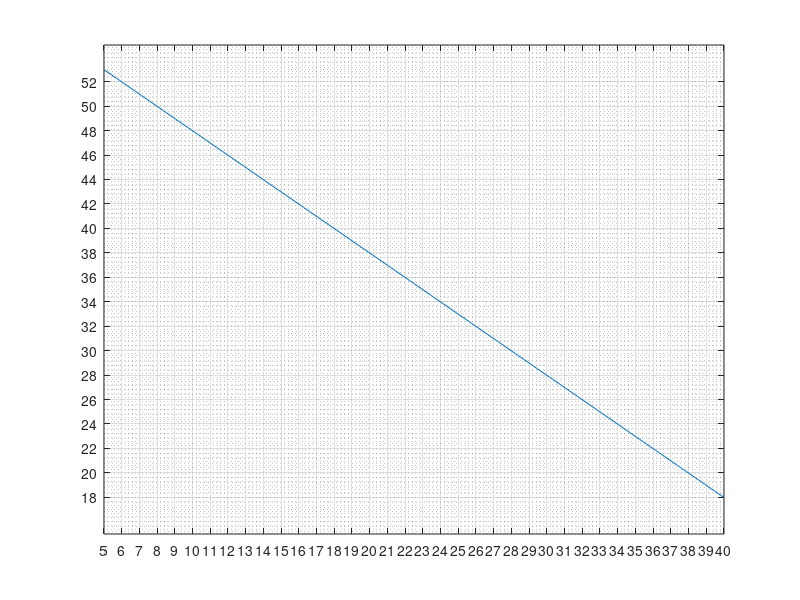

The MATLAB source for this figure: (Note: this script raises an error after producing the figure.)
% CAM Design Assistant
% Dwell - Rise - Dwell - Return CAM
% 2022-12-07

%%
clc; close all; clear;
%============================================
% INPUT 入力
%============================================
% All values in degree
% eventAngle = [rise start - rise end - return start- return end]
eventAngle = [30 70 190 230]; % degree at which the rise/return starts/ends
h = 15; % stroke in mm
RPM = 200; % motor velocity in rounds per minutes
maxPressureAngle_deg = 30; % in degree

m = 2; % follower mass in kg

sampleRate = 5; % for showing roller on pitch curve with distance in degree
step = .5; % for caculation, the smaller the more accurate, sampling rate in degree

%============================================
% PRELIMINARY CALCULATION
%============================================

maxPressureAngle = deg2rad(maxPressureAngle_deg);
bRise = eventAngle(2) - eventAngle(1) ; %rise period
bReturn = eventAngle(4) - eventAngle(3) ; %return period

% point in time with acceleration change
% points of events = [1-rise, 2-rise +1/8, 3-rise +7/8, 4-rise end, 5-return, 6-return +1/8, 7-return +7/8, 8-return end]
point = [eventAngle(1) eventAngle(1)+bRise/8 eventAngle(1)+7*bRise/8 eventAngle(2) eventAngle(3) eventAngle(3)+bReturn/8 eventAngle(3)+7*bReturn/8 eventAngle(4)];

%============================================
% CHOOSING BASE RADIUS AND ROLLER RADIUS
%============================================
Cv = 1.7596; % Modified sinusoidal
if h >= 0
    B = deg2rad(bRise);
elseif h < 0
    B = deg2rad(bReturn);
end

list_rRoller = linspace(5,40,200); % roller radius in mm
primeRadius = Cv*abs(h)/B/tan(maxPressureAngle)-abs(h)/2;
list_rBase = primeRadius - list_rRoller;
list_rBase = list_rBase .* (list_rBase>0);

% figure('Name','カムベース円の半径　ｖｓ　ローラー半径');
figure;
plot(list_rRoller,list_rBase);

tempMin = min(list_rRoller);
tempMax = max(list_rRoller);
xScaleDiv = tempMin:1:tempMax;
xticks(xScaleDiv);

tempMin = min(list_rBase);
tempMax = max(list_rBase);
yScaleDiv = round(min(list_rBase)):round((max(list_rBase)-min(list_rBase))/20):max(list_rBase);
yticks(yScaleDiv);

grid on
grid minor

xlabel({'ローラー半径(mm)'},'FontWeight','light','Color','b');
ylabel({'カムベース円の半径(mm)'},'FontWeight','light','Color','b');

temp = strcat('最大圧角  ', num2str(maxPressureAngle_deg),'^o');
temp = {'ローラー半径 vs カムベース円の半径';temp};
title(temp,'Color','b','FontSize',15,'FontWeight','light');


% Ask for user input (user can use the previous figure as reference)
rRollerInputMessage =  (['Please refer Figure 1 and input roller radius: ', ...
    '\n図1を参考して, ローラー半径(mm) を入力してください: \n']);
rBaseInputMessage = (['Please refer Figure 1 and input cam base radius: ', ...
    '\n図1を参考して, カムベース円の半径(mm) を入力してください: \n']);

rRoller = input(rRollerInputMessage);
rBase = input(rBaseInputMessage);

rPrime = rBase + rRoller; %mm - Pitch circle prime radius

theta = 0:step:360;
T = 60/RPM; % period of moving 360 degree, in second
time = linspace(0,T,length(theta));
timeStep = T/size(time,2); % convert step in degree to step in time

%% 
%============================================
% DISPLACEMENT
%============================================

% Rise
temp = theta(theta<point(1));
sDwe1 = zeros(size(temp));
tempTheta = theta(theta >= point(1) & theta < point(2))-point(1);
sRise1 = h/(4+pi)*(pi*tempTheta/bRise - 1/4*sin(4*pi*tempTheta/bRise));
tempTheta = theta(theta >= point(2) & theta < point(3))-point(1);
sRise2 = h/(4+pi)*(2+pi*tempTheta/bRise-9/4*sin(pi/3+4*pi/3*tempTheta/bRise));
tempTheta = theta(theta >= point(3) & theta <= point(4))-point(1);
sRise3 = h/(4+pi)*(4+ pi*tempTheta/bRise - 1/4*sin(4*pi*tempTheta/bRise));

% Dwell
temp = theta(theta > point(4) & theta < point(5));
sDwe2 = zeros(size(temp)) + h;

% Return
tempTheta = theta(theta >= point(5) & theta < point(6))-point(5);
sReturn1 = h/(4+pi)*(4 + pi - pi*tempTheta/bReturn + 1/4*sin(4*pi*tempTheta/bReturn));
tempTheta = theta(theta >= point(6) & theta < point(7))-point(5);
sReturn2 = h/(4+pi)*(2+ pi - pi*tempTheta/bReturn  + 9/4*sin(pi/3+4*pi/3*tempTheta/bReturn));
tempTheta = theta(theta >= point(7) & theta <= point(8))-point(5);
sReturn3 = h/(4+pi)*(pi - pi*tempTheta/bReturn + 1/4*sin(4*pi*tempTheta/bReturn));

% Dwell
temp = theta(theta > point(8) & theta <= 360);
sDwe3 = zeros(size(temp));

% Entire trajectory
s = [sDwe1 sRise1 sRise2 sRise3 sDwe2 sReturn1 sReturn2 sReturn3 sDwe3] + rPrime;

% Plot position vs angle in cartesian coordinate
figure;
subplot(3,1,1);
plot(time,s);
grid on;
grid minor;
xlim([0 T]);
xlabel({'t(s)'},'FontSize',15,'FontWeight','light','Color','b');
ylim([rPrime-2*abs(h)+h/2 rPrime+2*abs(h)+h/2]);
ylabel({'位置','mm'},'FontSize',15,'FontWeight','light','Color','b');
% legend("位置 s");
[tit,] = title({'';'S V A Diagram'},{['モーター回転速度 ',num2str(RPM),'rpm   ','T = ', num2str(T),'s'];''},...
    'Color','blue');
tit.FontSize = 15;

%============================================
% VELOCITY
%============================================
% velocity with respect to time
vv = diff(s)/timeStep;
vv = [vv s(1)-s(length(s))]; %add the last element to make the length of vv and theta equal
subplot(3,1,2);
plot(time,vv);
grid on;
grid minor;
xlim([0 T]);
xlabel({'t(s)'},'FontSize',15,'FontWeight','light','Color','b');
ylabel({'速度','mm/s'},'FontSize',15,'FontWeight','light','Color','b');
%title({'';'速度　vs　時間';''},'Color','b','FontSize',15,'FontWeight','light');
tempV = strcat('最大速度 ',num2str(max(vv)),' mm/s');
title(tempV ,'Color','b','FontSize',15,'FontWeight','light');

%============================================
% ACCELERATION
%============================================
% acceleration with respect to time
aa = diff(vv)/timeStep;
aa = [aa vv(1)-vv(length(vv))];
subplot(3,1,3);
plot(time,aa);
grid on; grid minor;

xlim([0 T]);
xlabel({'t(s)'},'FontSize',15,'FontWeight','light','Color','b');
ylabel({'加速','mm/s^2'},'FontSize',15,'FontWeight','light','Color','b');

%title({'';'加速　vs　時間';''},'Color','b','FontSize',15,'FontWeight','light');
tempA = strcat('最大加速  ', num2str(max(aa)),' mm/s^2');
title(tempA,'Color','b','FontSize',15,'FontWeight','light');

disp(tempV)
disp(tempA)

input(['\n','何かキーを押すと圧角を表示します。\n'])
% Wait for user response to proceed
%%
%============================================
% PRESSURE ANGLE 圧角
%============================================
% tan a = {ds/d(theta)}/(s + rb + rr) %theta in degree

radianStep = deg2rad(step);
d_s = [diff(s) s(1)-s(length(s))];
v_theta = d_s/radianStep; % differentiate s with respect to theta in radian

pitch_radius = s + rRoller;
tanPressureAngle = v_theta./pitch_radius;

pressureAngle = rad2deg(atan(tanPressureAngle));

% figure('Name','圧角・位置 vs 回転角度');
figure;
yyaxis left
angleColor = 'b';
plot(theta, pressureAngle,'Color',angleColor);
ax = gca;
ax.YColor = angleColor;
grid on;
grid minor;
xlim([0 360]);
xlabel({'回転角度','degree'},'FontSize',15,'FontWeight','light','Color',angleColor);
ylabel({'圧角','degree'},'FontSize',15,'FontWeight','light','Color',angleColor);

yyaxis right
strokeColor = [0.6350 0.0780 0.1840];
plot(theta,s,'Color',strokeColor);
ax = gca;
ax.YColor = strokeColor;
grid on;
grid minor;
xlim([0 360]);
ylim([rPrime-2*abs(h)+h/2 rPrime+2*abs(h)+h/2]);
% xlabel({'角度','degree'},'FontSize',15,'FontWeight','light','Color','b');
ylabel({'位置','mm'},'FontSize',15,'FontWeight','light','Color',strokeColor);
hold on

tempP = strcat('最大圧角 ',num2str(max(pressureAngle)),'^o');
%  title(temp,'Color','b','FontSize',15,'FontWeight','light');

title({'';'圧角・位置　vs　回転角度'; tempP; ''},'Color','b','FontSize',15,'FontWeight','light');

disp(strcat('最大圧角: ',num2str(max(pressureAngle)),'度'));
input(['\n','何かキーを押すとカムのピッチ円を表示します。','\n'])
% Wait for user respond to proceed
%============================================
% RADIUS OF CURVATURE 曲率半径
%============================================
% p = {[(rb + s)^2 + (ds/dtheta)^2]^(3/2)}/[(rb + s)^2 + 2*(ds/dtheta)^2 - (rb+s)*d^2s/dtheta^2]

%%
%============================================
% POSITION IN POLAR COORDINATES
%============================================

pitchColor = [0.8500 0.3250 0.0980];
camColor = 'b'; % cam profile color
% Plot position in polar coordinate
% figure('Name','極座標のカム ピッチ カーブ');
figure;
theta2 = deg2rad(theta);
polarplot(theta2,s,'Color',pitchColor);
grid on;
[title1,] = title({'';'位置　vs　角度';''},'Color','b','FontSize',15,'FontWeight','light');

% Converting Polar to Cartesian Coordinate System
[x,y] = pol2cart(theta2,s);

input(['何かキーを押すとカムの輪郭を表示します。','\n'])
% Wait for user response to proceed
%%
%============================================
% CAM PROFILE 
%============================================
% Cam Machining process

% Draw roller around cam curve and on pitch curve, sample rate is defined in input region
figure('Name','カムの輪郭加工');
sampleRate = round(sampleRate*length(theta2)/360);
x_sample = transpose(x(1:sampleRate:length(x)));
y_sample = transpose(y(1:sampleRate:length(y)));

centers = [x_sample y_sample];
radii = rRoller*ones(length(y_sample),1);

plot(x,y,'Color',pitchColor);
hold on;
rollerColor = [0.4660 0.6740 0.1880];
p = viscircles([x_sample(1),y_sample(1)],rRoller,'LineWidth',1,'Color',rollerColor);
hold off; axis equal; grid on;

% Machining process
prompt = "Show machining process? 加工工程を表示しますか? y/n [n]: ";
txt = input(prompt,"s");
% Animate machining process if user input 'y'
% otherwise (input 'n' or just Enter), skip
if (txt == 'y')
    for k = 2:1:length(x_sample)
        p = viscircles([x_sample(k),y_sample(k)],rRoller,'LineWidth',1,'Color',rollerColor);
        drawnow
    end
end

% figure; % figure('Name','カムの輪郭');
viscircles(centers,radii,'LineWidth',1,'color',rollerColor);
axis equal; hold on; grid on; grid minor;
plot(x,y,'color','r');

% Plot cam profile
[camSurfX, camSurfY] = offsetIn(x,y,rRoller);
plot(camSurfX,camSurfY,'color','b')

% Export data for using in 3D CAD package
disp('CreoAutomation.exe がアクティブで、txt データが Creo 作業ディレクトリに保存されている場合、「gcam」を押して Enter を押すと、カムの 3D モデルが作成されます。');
prompt = "Export data (.txt)? データ (.txt) をエクスポートしますか? y/n [n] : ";
txt = input(prompt,"s");

% Animate machining process if user input 'y'
% otherwise (input 'n' or just Enter), skip
if (txt == 'y')
    x_cord = transpose(camSurfX);
    y_cord = transpose(camSurfY);
    z_cord = zeros(length(theta2),1);
    
    camProfile = [x_cord y_cord z_cord];
%     writematrix(camProfile,'camProfile.xlsx');
    writematrix(camProfile,'camProfile.txt','Delimiter','tab');
end


input(['何かキーを押すとモータートルクを表示します。','\n'])
% Wait for user response to proceed
%% 
%============================================
% MOTOR TORQUE 
%============================================
% suppose that the spring force generate an acceleration at least equal to
% that by motor, and friction coefficient is 0.7
parallelForce = m*(2*aa/1000 + 9.8*0.7); % in N
perpendicularForce = parallelForce.*tanPressureAngle;
L = s/1000.*perpendicularForce;
figure;
plot(theta,L);

%%
% ====================================
% ANIMATING CAM ROTATION
% ====================================

angleLineFactor = 4;
[angleEndPointX,angleEndPointY] = offsetIn(x,y,-angleLineFactor*rRoller);


% Cam motion simulation
prompt = "Show cam motion? カムの動きのシミュレーションを表示しますか? y/n [n]: ";
txt = input(prompt,"s");

% Animate machining process if user input 'y'
% otherwise (input 'n' or just Enter), skip
if (txt == 'y')
    
    figure('Name','カムの動きのシミュレーション');
    for loopNumber = 1:1
    
    hold on
    plot(0,0,'o','MarkerFaceColor','r');
    % Pitch Circle
    rotatedPitch = rotateCw([x;y],-pi/2);
    pl = plot(rotatedPitch(1,:),rotatedPitch(2,:),'color',pitchColor);
    axis equal;
    maxDim = rBase + abs(h) + 2*rRoller + 10;
    xlim([-maxDim maxDim]);
    ylim([-maxDim maxDim]);
    
    hold on;
    grid on;
    grid minor;
    pl.XDataSource = 'xx';
    pl.YDataSource = 'yy';
    
    
    % Cam Profile
    rotatedCam = rotateCw([camSurfX;camSurfY],-pi/2);
    pl2 = plot(rotatedCam(1,:),rotatedCam(2,:),'color',camColor);
    axis equal;
    maxDim = rBase + abs(h) + 2*rRoller + 10;
    xlim([-maxDim maxDim]);
    ylim([-maxDim maxDim]);
    
    hold on;
    pl2.XDataSource = 'xx2';
    pl2.YDataSource = 'yy2';
    
    % Roller
    
    index = linspace(0,2*pi,100);
    xC = rRoller*cos(index);
    yC = rRoller*sin(index) + s(1);
    pl3 = plot(xC,yC,'color',rollerColor);
    pl3.YDataSource = 'yC';
    
    rollerCenterY = s(1);
    pl4 = plot(0,rollerCenterY,'o','MarkerFaceColor',[0 0.4470 0.7410]); % Roller center
    pl4.YDataSource = 'rollerCenterY';
    
    maxDim = rBase + abs(h) + 2*rRoller + 10;
    xlim([-maxDim maxDim]);
    ylim([-maxDim maxDim]);
    hold on;
    
    % Pressure angle
    rollerCenterY_angle = s(1)+angleLineFactor*rRoller;
    angle1y = [rollerCenterY rollerCenterY_angle];
    pl5 = plot([0 0],angle1y,'MarkerFaceColor',[0 0.4470 0.7410]); 
    pl5.YDataSource = 'angle1y';
    hold on;
    
    rotatedAngleEnd = rotateCw([angleEndPointX(1);angleEndPointY(1)],-pi/2);
    angle2x = [0 rotatedAngleEnd(1)];
    angle2y = [rollerCenterY rotatedAngleEnd(2)];
    pl6 = plot(angle2x,angle2y,'MarkerFaceColor',[0 0.4470 0.7410]); 
    pl6.XDataSource = 'angle2x';
    pl6.YDataSource = 'angle2y';
    
    % Animation 
    for i = 1:length(theta2)
    j = theta2(i)-pi/2;
    
    rotatedPitch = rotateCw([x;y],j);
    xx = rotatedPitch(1,:);
    yy = rotatedPitch(2,:);
    
    rotatedCam = rotateCw([camSurfX;camSurfY],j);
    xx2 = rotatedCam(1,:);
    yy2 = rotatedCam(2,:);
    
    yC = rRoller*sin(index) + s(i);
    rollerCenterY = s(i);
    rollerCenterY_angle = s(i)+angleLineFactor*rRoller;
    angle1y = [rollerCenterY rollerCenterY_angle];
    
    rotatedAngleEnd = rotateCw([angleEndPointX(i);angleEndPointY(i)],j);
    angle2x = [0 rotatedAngleEnd(1)];
    angle2y = [rollerCenterY rotatedAngleEnd(2)];
    
    temp5 = strcat('圧角　',num2str(pressureAngle(i)),'^o     ');
    temp2 = strcat('変位　',num2str(s(i)-rPrime),' mm     ');
    temp3 = strcat('回転角度　',num2str(theta(i)),'^o   ');
    updatedTitle = {temp3; temp2; temp5};
    [titleAni,] = title(updatedTitle,'Color',[0 0.4470 0.7410],'FontSize',14);
    
    temp4 = strcat('位置　',num2str(s(i)),' mm     ');
    ylabel(temp4,'Color',angleColor,'FontSize',15);
    temp1 = strcat('経過時間　',num2str(time(i)),' s     ');
    xlabel(temp1,'Color',angleColor,'FontSize',15);
    
    refreshdata
    pause(0.001)
    end
    
    end
end
%%


function Y = rotateCw(X,theta)
% rotate clockwise
rotMat = [cos(theta) sin(theta); -sin(theta) cos(theta)];
Y = rotMat * X;
end

function [xo,yo] = normalIn(x,y,R)
% x and y are row vector of length 3 (longer vectors don't cause problem,
% but only the first 3 elements will be used. 

% Call the three point represented by x and y A, B and C
% This function return the coordinates of point D such that
% * DB is perpendicular to AC
% * DB has length R
% * D is on the right hand side when moving on the curve ABC from A to C
% if R is positive and left hand side if R is negative

% calculate normal vector <a,b>
a = y(1)-y(3);
b = x(3)-x(1);
k = R/sqrt(a^2+b^2); 

% temporary factor
xo = k*a + x(2);
yo = k*b + y(2);
end

function [xOffset,yOffset] = offsetIn(x,y,R)
% Generate 2 vectors holding coordinates of offset curve by R from a closed
% curve. 
% If R is positive, the offset curve will be inside the original curve. 
% If R is negative, the offset curve will be outside the original curve.

L = length(x); % the length of both vectors
% Check whether the input is closed
if (x(1) ~= x(L))
    disp("The input is not a closed curve. The function will terminate.")
    return
end

xOffset = zeros(size(x));
yOffset = zeros(size(x));

% Boundary. Note that the first and the last points on pitch curve are the
% same
[xOffset(1),yOffset(1)] = normalIn([x(L-1) x(1) x(2)],[y(length(y)-1) y(1) y(2)],R); 
[xOffset(L),yOffset(L)] = normalIn([x(L-1) x(L) x(2)],[y(L-1) y(L) y(2)],R);

for k = 1:1:L-2
X = x(k:1:k+2);
Y = y(k:1:k+2);
[xOffset(k+1),yOffset(k+1)] = normalIn(X,Y,R);
end

end


function [radius,radArg] = radCurv(f,arg)

% Numerically computing radius of curvature
% arg is used only to define step. In this program arg is array of angles
    step = arg(2)-arg(1);
    f1 = diff(f)/step;
    f2 = diff(f1)/step;
    f1 = regulate(f1,f2);
    ff = regulate(f,f2);
    radArg = regulate(arg,f2);
    
    k1 = 2*sqrVec(f1) + sqrVec(ff) - ff.*f2;
    k2 = (sqrVec(f1) + sqrVec(ff)).^(3/2);
    radius = k2./k1;
end

function sqrVec = sqrVec(x)
    sqrVec = x.*x;
end

function regulated = regulate(x,ref)
    regulated = x(1:length(ref));
end
